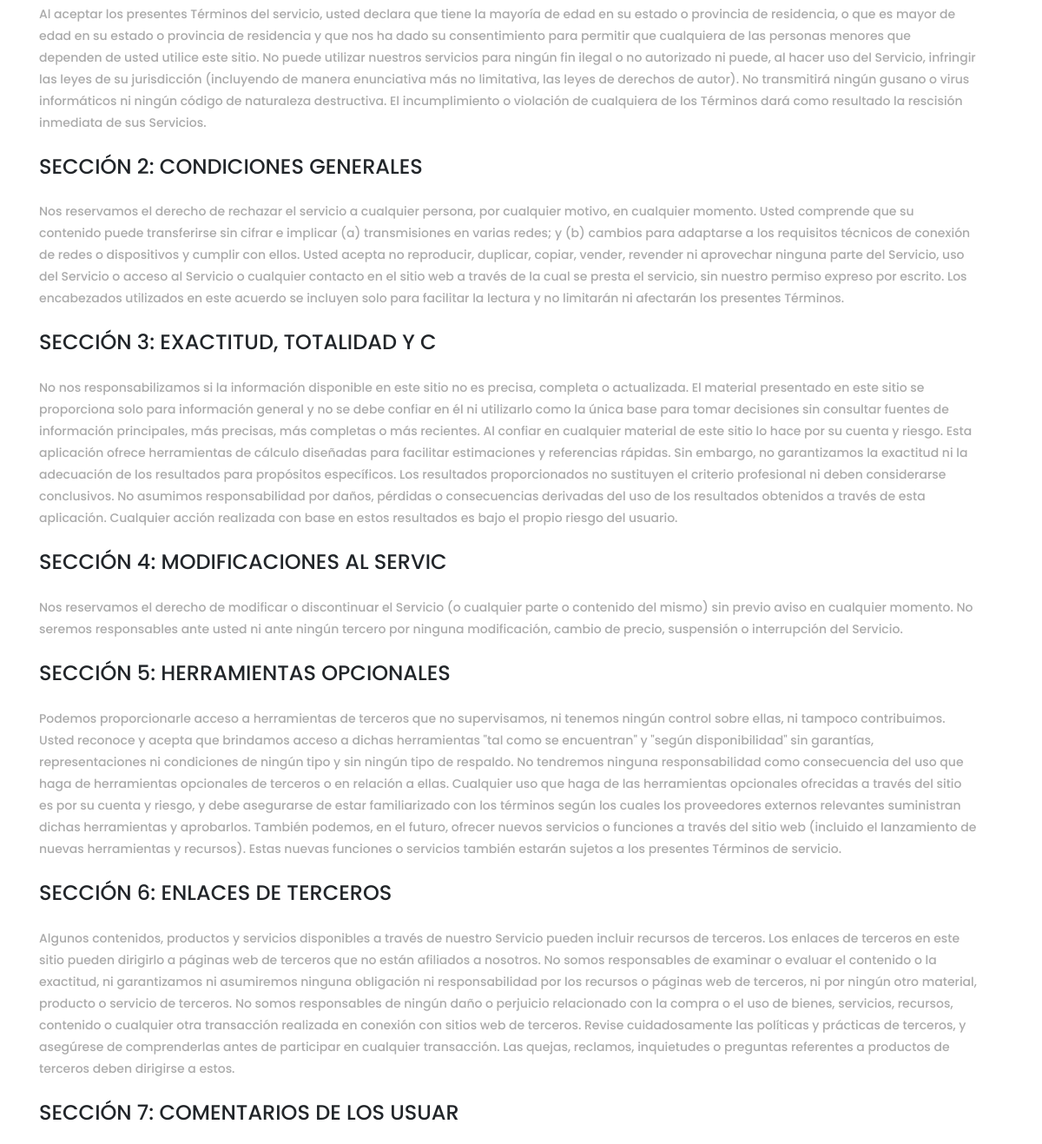
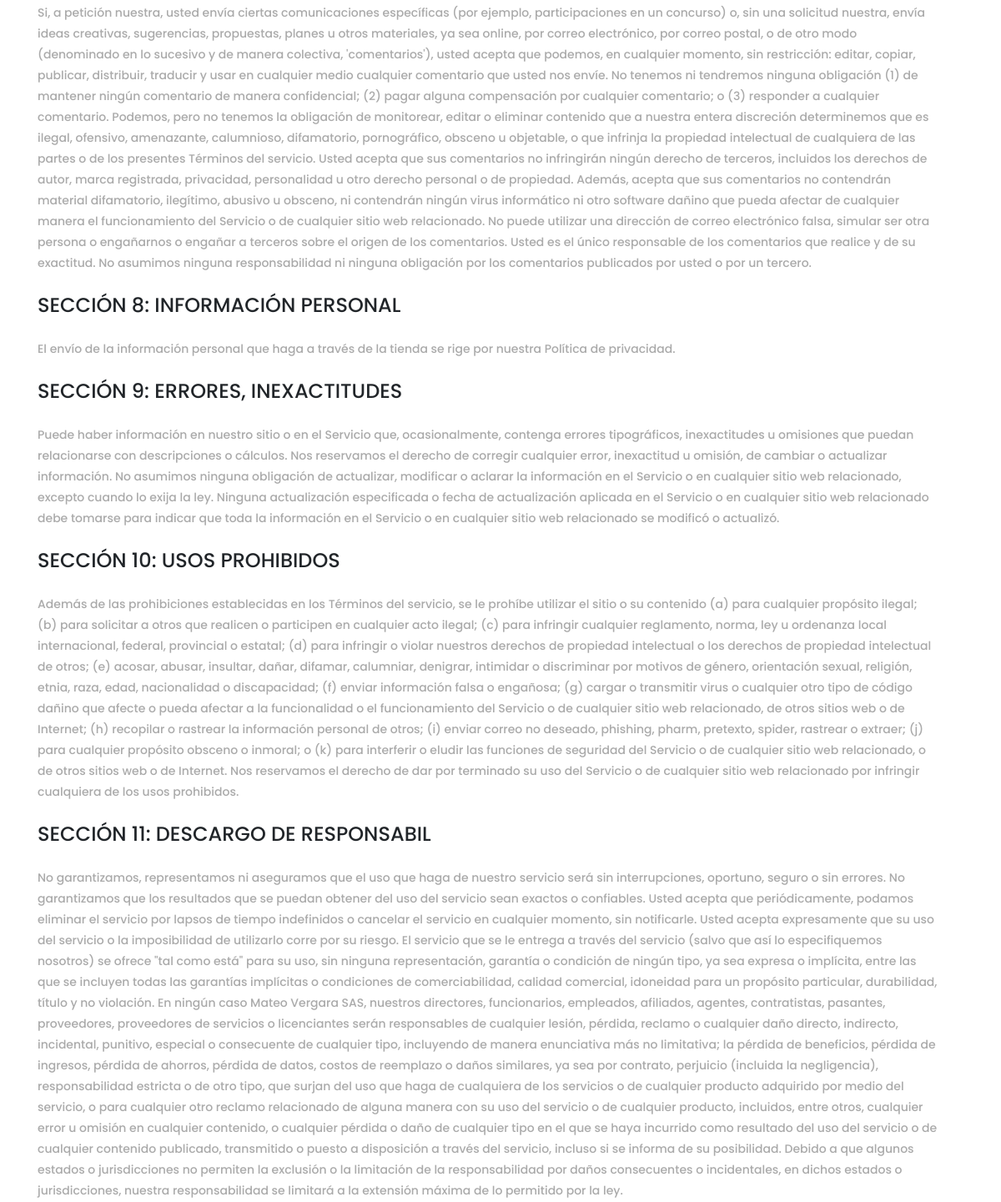
The app's page /about/terms_and_conditions (middle part), older data (2 pictures, top to bottom).
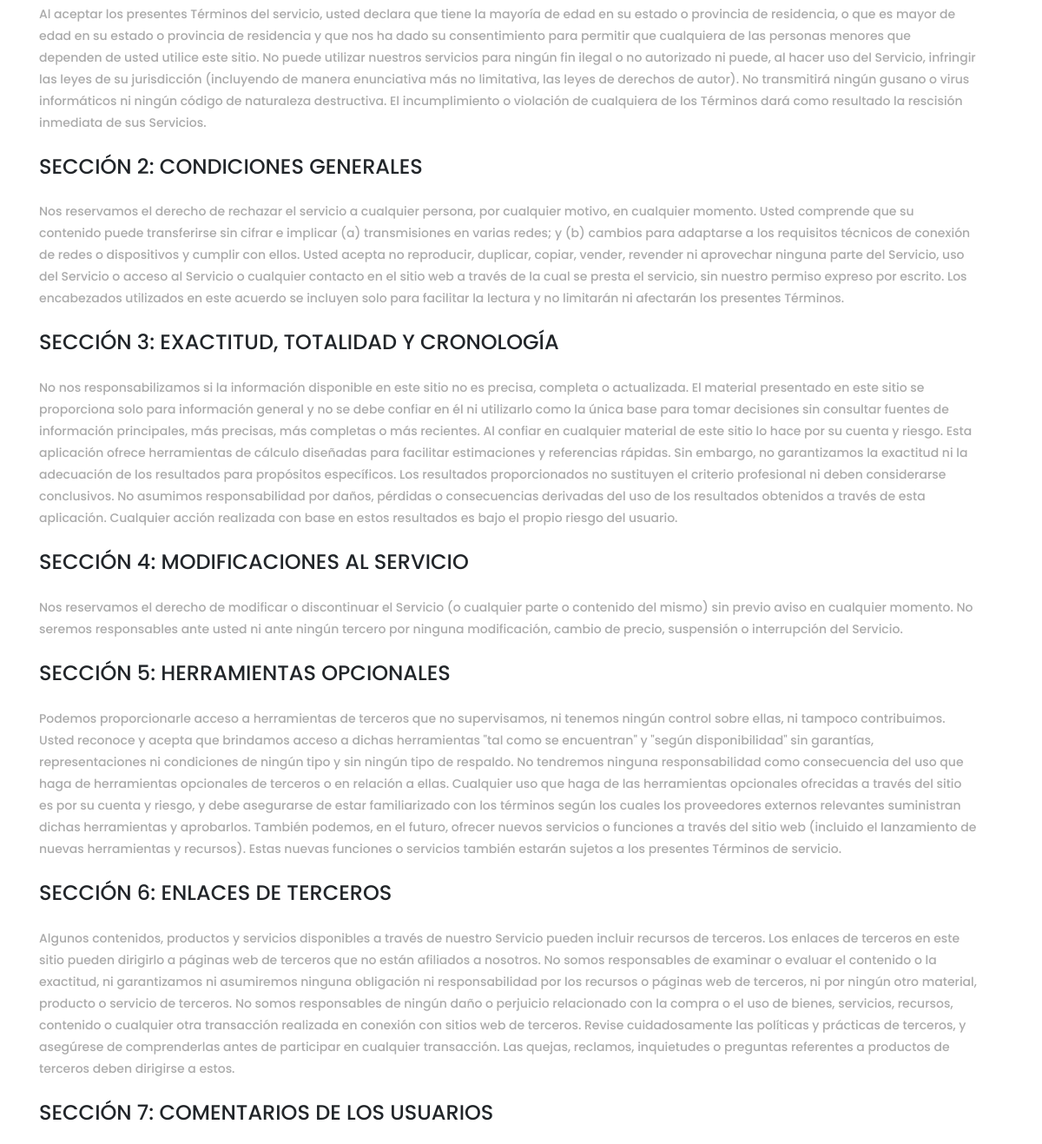
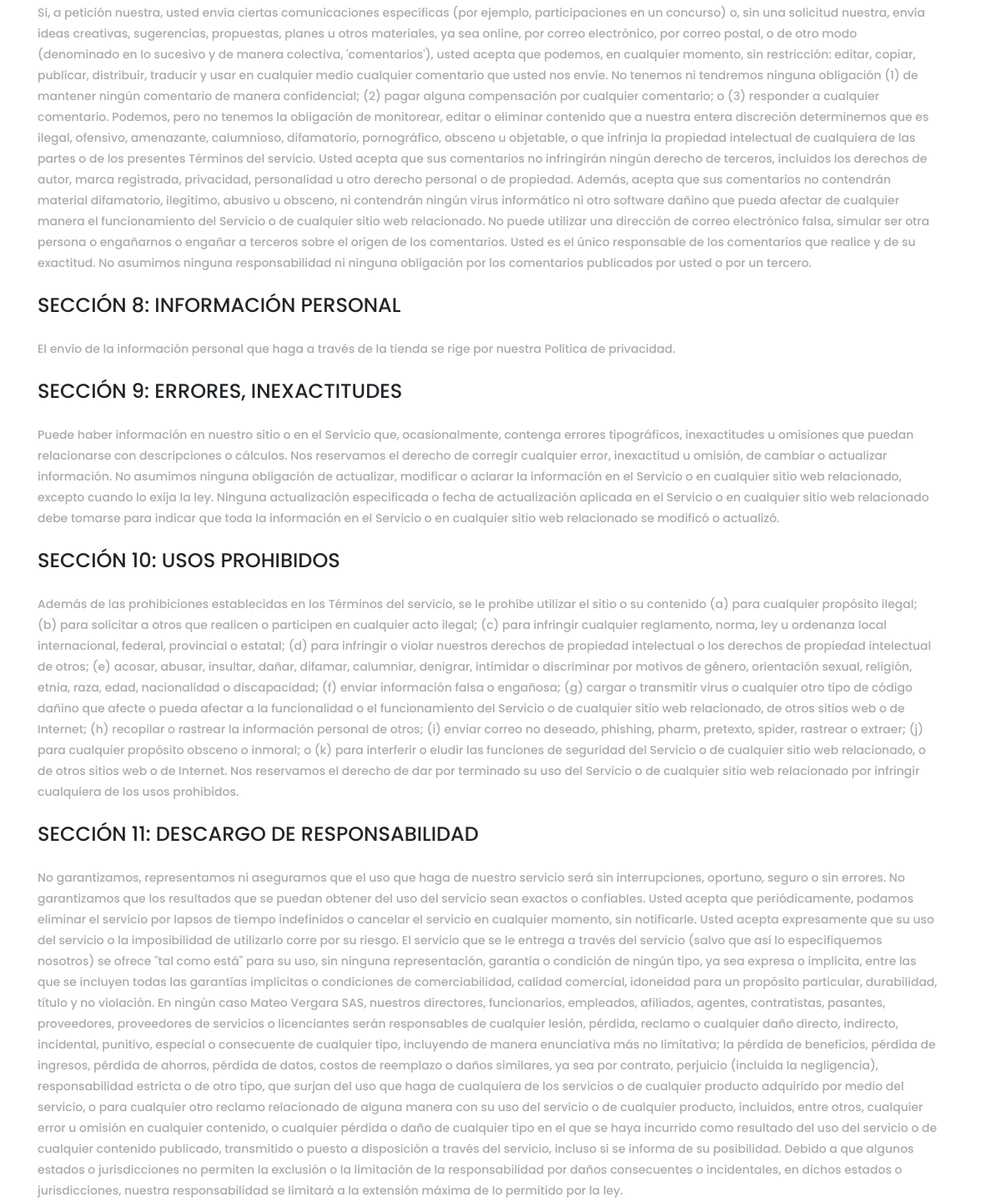
The same page, newer data (2 pictures, top to bottom).
### about/models.py (models this page shows, shortened)
class TermsConditions(models.Model):
    title = models.CharField(
        max_length=50,
        verbose_name='Title',
        blank=False
    )
    description = models.TextField(
        verbose_name='description',
        null=True,
        blank=True,
    )
    class Meta:
        verbose_name = 'Term_Condition'
        verbose_name_plural = 'Terms_Conditions'
        ordering = ('id',)

### about/views.py (the view)
# urls.py: path("terms_and_conditions", views.terms_and_conditions, name = "terms_and_conditions"),
def terms_and_conditions(request):
    term_items = TermsConditions.objects.order_by('id')
    return render(request, 'about/terms_and_conditions.html',{'terms':term_items})

### about/templates/about/terms_and_conditions.html (shortened to what this page needs)
{% extends "calculations/index.html" %}
{% load static %}
{% block content %}
  <br>
    <section class="section" id="explore">
        <div class="container">
            <div class="row">
                <div class="col-lg-12">
                    <div class="left-content">
                      {% for term in terms %}
                        <h4>{{ term.title }}</h4>
                        <p>{{ term.description }}</p>
                        <br>
                      {% endfor %}
                    </div>
                </div>
            </div>
        </div>
    </section>
{% endblock %}

Row changes from the older to the newer data that the page shows:
changed TermsConditions: title "SECCIÓN 3: EXACTITUD, TOTALIDAD Y C" → "SECCIÓN 3: EXACTITUD, TOTALIDAD Y CRONOLOGÍA"
changed TermsConditions: title "SECCIÓN 4: MODIFICACIONES AL SERVIC" → "SECCIÓN 4: MODIFICACIONES AL SERVICIO"
changed TermsConditions: title "SECCIÓN 7: COMENTARIOS DE LOS USUAR" → "SECCIÓN 7: COMENTARIOS DE LOS USUARIOS"
changed TermsConditions: title "SECCIÓN 11: DESCARGO DE RESPONSABIL" → "SECCIÓN 11: DESCARGO DE RESPONSABILIDAD"
